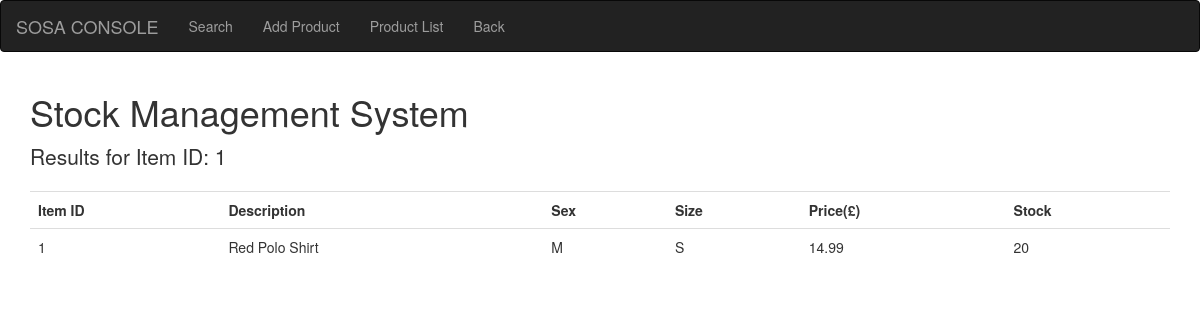
The page /sosa_console/id_search.php?id_search=1 on the database its author committed.
### tables this page shows
CREATE TABLE tbl_item
(
item_id int NOT NULL AUTO_INCREMENT,
item_desc varchar(140),
sex char(1),
item_size varchar(3),
item_price decimal(6,2),
stock_lvl int(4),
PRIMARY KEY (item_id)
);

### sosa_console/id_search.php (the view, shortened to what this page needs)
<!DOCTYPE html>
<html lang="en">
	<head>
		<link href="css/bootstrap.min.css" rel="stylesheet">
		<link href="css/styles" rel="stylesheet">
	</head>
	<body>
		<div class="navbar navbar-inverse">
			<div class="container-fluid ">
				<a href="index.php" class="navbar-brand">SOSA CONSOLE</a>
				<div class="collapse navbar-collapse navHeaderCollapse">
					<ul class="nav navbar-nav navbar-left">
						<li ><a href="index.php">Search</a></li>
						<li ><a href="add.php">Add Product</a></li>
						<li ><a href="products.php">Product List</a></li>
						<li ><a href="index.php">Back</a></li>
					</ul>
				</div>
			</div>
		</div>
		<div class="container">
			<div class="starter-template">
				<h1>Stock Management System</h1>
			</div>
			<?php
			include 'db_con.php';
				echo "<div>";
					$id_input = $_GET['id_search'];
					echo  "<p class='lead'>Results for Item ID: $id_input </p>";
					$query = "SELECT * FROM tbl_item where item_id like '".$id_input."';";
					$result = mysqli_query($conn, $query);
					echo "<table class='table'>";
						if ($result)
						{
							echo "<tr>";
							echo "<th>Item ID</th>";
							echo "<th>Description</th>";
							echo "<th>Sex</th>";
							echo "<th>Size</th>";
							echo "<th>Price(£)</th>";
							echo "<th>Stock</th>";
							echo "</tr>";
							while ($row = mysqli_fetch_array($result))
							{
								echo "<tr>";
								echo "<td>".$row["item_id"]."</td>";
								echo "<td>".$row["item_desc"]."</td>";
								echo "<td>".$row["sex"]."</td>";
								echo "<td>".$row["item_size"]."</td>";
								echo "<td>".$row["item_price"]."</td>";
								echo "<td>".$row["stock_lvl"]."</td>";
								echo "</tr>";
							}
						echo "</div>";
						}
						else
						{
						echo "No reults";
						}
				echo "</div>";
			?>
  </body>
</html>

### rows shown on the page
tbl_item: item_id "1", item_desc "Red Polo Shirt", sex "M", item_size "S", item_price "14.99", stock_lvl "20"

### other values the page prints
$id_input "1"
